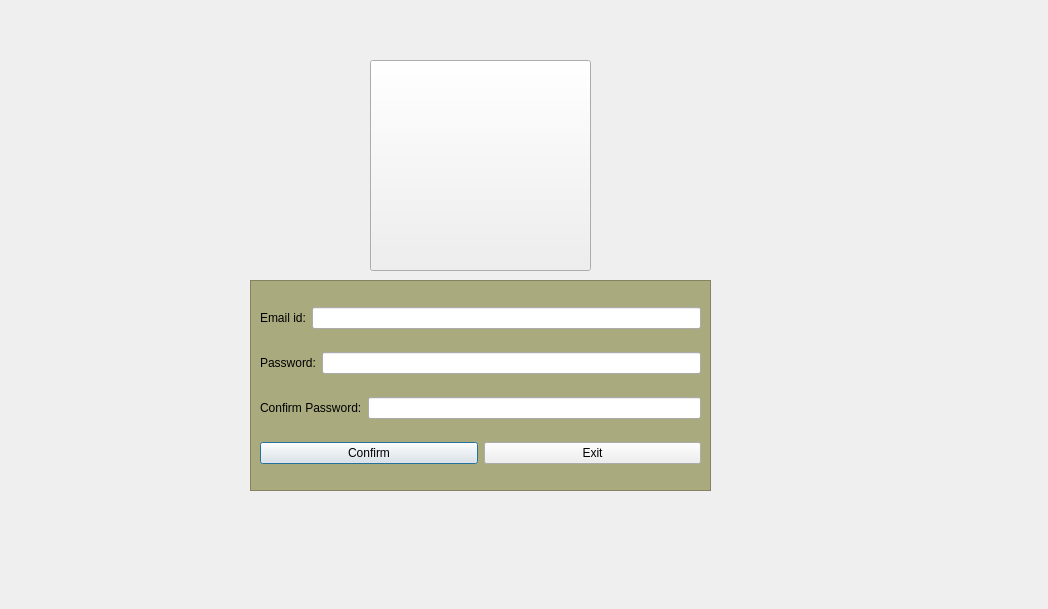
<?xml version="1.0" encoding="UTF-8"?>
<ui version="4.0">
 <class>Dialog</class>
 <widget class="QDialog" name="Dialog">
  <property name="geometry">
   <rect>
    <x>0</x>
    <y>0</y>
    <width>1048</width>
    <height>609</height>
   </rect>
  </property>
  <property name="windowTitle">
   <string>Dialog</string>
  </property>
  <widget class="QFrame" name="frame">
   <property name="geometry">
    <rect>
     <x>250</x>
     <y>280</y>
     <width>461</width>
     <height>211</height>
    </rect>
   </property>
   <property name="styleSheet">
    <string notr="true">QFrame
{
background:#aaaa7f
}</string>
   </property>
   <property name="frameShape">
    <enum>QFrame::StyledPanel</enum>
   </property>
   <property name="frameShadow">
    <enum>QFrame::Raised</enum>
   </property>
   <layout class="QVBoxLayout" name="verticalLayout">
    <item>
     <layout class="QHBoxLayout" name="horizontalLayout">
      <item>
       <widget class="QLabel" name="label">
        <property name="text">
         <string>Email id:</string>
        </property>
       </widget>
      </item>
      <item>
       <widget class="QLineEdit" name="lineEdit"/>
      </item>
     </layout>
    </item>
    <item>
     <layout class="QHBoxLayout" name="horizontalLayout_2">
      <item>
       <widget class="QLabel" name="label_2">
        <property name="text">
         <string>Password:</string>
        </property>
       </widget>
      </item>
      <item>
       <widget class="QLineEdit" name="lineEdit_2"/>
      </item>
     </layout>
    </item>
    <item>
     <layout class="QHBoxLayout" name="horizontalLayout_3">
      <item>
       <widget class="QLabel" name="label_3">
        <property name="text">
         <string>Confirm Password:</string>
        </property>
       </widget>
      </item>
      <item>
       <widget class="QLineEdit" name="lineEdit_3"/>
      </item>
     </layout>
    </item>
    <item>
     <layout class="QHBoxLayout" name="horizontalLayout_4">
      <item>
       <widget class="QPushButton" name="Confirm_Button">
        <property name="text">
         <string>Confirm</string>
        </property>
       </widget>
      </item>
      <item>
       <widget class="QPushButton" name="Exit_Button">
        <property name="text">
         <string>Exit</string>
        </property>
       </widget>
      </item>
     </layout>
    </item>
   </layout>
  </widget>
  <widget class="QPushButton" name="pushButton">
   <property name="geometry">
    <rect>
     <x>370</x>
     <y>60</y>
     <width>221</width>
     <height>211</height>
    </rect>
   </property>
   <property name="styleSheet">
    <string notr="true">QPushButton
{
background-image:url(&quot;F:/ayyanar/C++/simpleloginform/signup.png&quot;);
}</string>
   </property>
   <property name="text">
    <string/>
   </property>
  </widget>
 </widget>
 <resources/>
 <connections/>
</ui>
